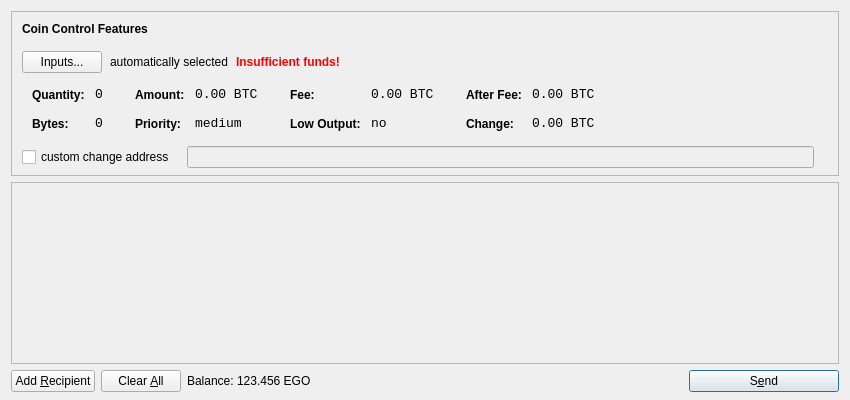
<?xml version="1.0" encoding="UTF-8"?>
<ui version="4.0">
 <class>SendCoinsDialog</class>
 <widget class="QDialog" name="SendCoinsDialog">
  <property name="geometry">
   <rect>
    <x>0</x>
    <y>0</y>
    <width>850</width>
    <height>400</height>
   </rect>
  </property>
  <property name="windowTitle">
   <string>Send Coins</string>
  </property>
  <layout class="QVBoxLayout" name="verticalLayout" stretch="0,1,0">
   <property name="bottomMargin">
    <number>8</number>
   </property>
   <item>
    <widget class="QFrame" name="frameCoinControl">
     <property name="sizePolicy">
      <sizepolicy hsizetype="Expanding" vsizetype="Expanding">
       <horstretch>0</horstretch>
       <verstretch>0</verstretch>
      </sizepolicy>
     </property>
     <property name="maximumSize">
      <size>
       <width>16777215</width>
       <height>16777215</height>
      </size>
     </property>
     <property name="frameShape">
      <enum>QFrame::StyledPanel</enum>
     </property>
     <property name="frameShadow">
      <enum>QFrame::Sunken</enum>
     </property>
     <layout class="QVBoxLayout" name="verticalLayoutCoinControl2">
      <property name="spacing">
       <number>-1</number>
      </property>
      <property name="leftMargin">
       <number>0</number>
      </property>
      <property name="topMargin">
       <number>0</number>
      </property>
      <property name="rightMargin">
       <number>0</number>
      </property>
      <property name="bottomMargin">
       <number>6</number>
      </property>
      <item>
       <layout class="QVBoxLayout" name="verticalLayoutCoinControl" stretch="0,0,0,0,1">
        <property name="spacing">
         <number>0</number>
        </property>
        <property name="leftMargin">
         <number>10</number>
        </property>
        <property name="topMargin">
         <number>10</number>
        </property>
        <item>
         <layout class="QHBoxLayout" name="horizontalLayoutCoinControl1">
          <property name="bottomMargin">
           <number>15</number>
          </property>
          <item>
           <widget class="QLabel" name="labelCoinControlFeatures">
            <property name="sizePolicy">
             <sizepolicy hsizetype="Preferred" vsizetype="Maximum">
              <horstretch>0</horstretch>
              <verstretch>0</verstretch>
             </sizepolicy>
            </property>
            <property name="font">
             <font>
              <weight>75</weight>
              <bold>true</bold>
             </font>
            </property>
            <property name="styleSheet">
             <string notr="true">font-weight:bold;</string>
            </property>
            <property name="text">
             <string>Coin Control Features</string>
            </property>
           </widget>
          </item>
         </layout>
        </item>
        <item>
         <layout class="QHBoxLayout" name="horizontalLayoutCoinControl2" stretch="0,0,0,0">
          <property name="spacing">
           <number>8</number>
          </property>
          <property name="bottomMargin">
           <number>10</number>
          </property>
          <item>
           <widget class="QPushButton" name="pushButtonCoinControl">
            <property name="styleSheet">
             <string notr="true"/>
            </property>
            <property name="text">
             <string>Inputs...</string>
            </property>
           </widget>
          </item>
          <item>
           <widget class="QLabel" name="labelCoinControlAutomaticallySelected">
            <property name="text">
             <string>automatically selected</string>
            </property>
            <property name="margin">
             <number>5</number>
            </property>
           </widget>
          </item>
          <item>
           <widget class="QLabel" name="labelCoinControlInsuffFunds">
            <property name="font">
             <font>
              <weight>75</weight>
              <bold>true</bold>
             </font>
            </property>
            <property name="styleSheet">
             <string notr="true">color:red;font-weight:bold;</string>
            </property>
            <property name="text">
             <string>Insufficient funds!</string>
            </property>
            <property name="margin">
             <number>5</number>
            </property>
           </widget>
          </item>
          <item>
           <spacer name="horizontalSpacerCoinControl">
            <property name="orientation">
             <enum>Qt::Horizontal</enum>
            </property>
            <property name="sizeHint" stdset="0">
             <size>
              <width>40</width>
              <height>1</height>
             </size>
            </property>
           </spacer>
          </item>
         </layout>
        </item>
        <item>
         <widget class="QWidget" name="widgetCoinControl" native="true">
          <property name="sizePolicy">
           <sizepolicy hsizetype="Preferred" vsizetype="Preferred">
            <horstretch>0</horstretch>
            <verstretch>0</verstretch>
           </sizepolicy>
          </property>
          <property name="minimumSize">
           <size>
            <width>0</width>
            <height>0</height>
           </size>
          </property>
          <property name="styleSheet">
           <string notr="true"/>
          </property>
          <layout class="QHBoxLayout" name="horizontalLayoutCoinControl5">
           <property name="margin">
            <number>0</number>
           </property>
           <item>
            <layout class="QHBoxLayout" name="horizontalLayoutCoinControl3" stretch="0,0,0,1">
             <property name="spacing">
              <number>20</number>
             </property>
             <property name="topMargin">
              <number>0</number>
             </property>
             <property name="bottomMargin">
              <number>10</number>
             </property>
             <item>
              <layout class="QFormLayout" name="formLayoutCoinControl1">
               <property name="horizontalSpacing">
                <number>10</number>
               </property>
               <property name="verticalSpacing">
                <number>14</number>
               </property>
               <property name="leftMargin">
                <number>10</number>
               </property>
               <property name="topMargin">
                <number>4</number>
               </property>
               <property name="rightMargin">
                <number>6</number>
               </property>
               <item row="0" column="0">
                <widget class="QLabel" name="labelCoinControlQuantityText">
                 <property name="styleSheet">
                  <string notr="true">font-weight:bold;</string>
                 </property>
                 <property name="text">
                  <string>Quantity:</string>
                 </property>
                 <property name="margin">
                  <number>0</number>
                 </property>
                </widget>
               </item>
               <item row="0" column="1">
                <widget class="QLabel" name="labelCoinControlQuantity">
                 <property name="font">
                  <font>
                   <family>Monospace</family>
                   <pointsize>10</pointsize>
                  </font>
                 </property>
                 <property name="cursor">
                  <cursorShape>IBeamCursor</cursorShape>
                 </property>
                 <property name="contextMenuPolicy">
                  <enum>Qt::ActionsContextMenu</enum>
                 </property>
                 <property name="text">
                  <string notr="true">0</string>
                 </property>
                 <property name="margin">
                  <number>0</number>
                 </property>
                 <property name="textInteractionFlags">
                  <set>Qt::LinksAccessibleByMouse|Qt::TextSelectableByKeyboard|Qt::TextSelectableByMouse</set>
                 </property>
                </widget>
               </item>
               <item row="1" column="0">
                <widget class="QLabel" name="labelCoinControlBytesText">
                 <property name="styleSheet">
                  <string notr="true">font-weight:bold;</string>
                 </property>
                 <property name="text">
                  <string>Bytes:</string>
                 </property>
                </widget>
               </item>
               <item row="1" column="1">
                <widget class="QLabel" name="labelCoinControlBytes">
                 <property name="font">
                  <font>
                   <family>Monospace</family>
                   <pointsize>10</pointsize>
                  </font>
                 </property>
                 <property name="cursor">
                  <cursorShape>IBeamCursor</cursorShape>
                 </property>
                 <property name="contextMenuPolicy">
                  <enum>Qt::ActionsContextMenu</enum>
                 </property>
                 <property name="text">
                  <string notr="true">0</string>
                 </property>
                 <property name="textInteractionFlags">
                  <set>Qt::LinksAccessibleByMouse|Qt::TextSelectableByKeyboard|Qt::TextSelectableByMouse</set>
                 </property>
                </widget>
               </item>
              </layout>
             </item>
             <item>
              <layout class="QFormLayout" name="formLayoutCoinControl2">
               <property name="horizontalSpacing">
                <number>10</number>
               </property>
               <property name="verticalSpacing">
                <number>14</number>
               </property>
               <property name="leftMargin">
                <number>6</number>
               </property>
               <property name="topMargin">
                <number>4</number>
               </property>
               <property name="rightMargin">
                <number>6</number>
               </property>
               <item row="0" column="0">
                <widget class="QLabel" name="labelCoinControlAmountText">
                 <property name="styleSheet">
                  <string notr="true">font-weight:bold;</string>
                 </property>
                 <property name="text">
                  <string>Amount:</string>
                 </property>
                 <property name="margin">
                  <number>0</number>
                 </property>
                </widget>
               </item>
               <item row="0" column="1">
                <widget class="QLabel" name="labelCoinControlAmount">
                 <property name="font">
                  <font>
                   <family>Monospace</family>
                   <pointsize>10</pointsize>
                  </font>
                 </property>
                 <property name="cursor">
                  <cursorShape>IBeamCursor</cursorShape>
                 </property>
                 <property name="contextMenuPolicy">
                  <enum>Qt::ActionsContextMenu</enum>
                 </property>
                 <property name="text">
                  <string notr="true">0.00 BTC</string>
                 </property>
                 <property name="textInteractionFlags">
                  <set>Qt::LinksAccessibleByMouse|Qt::TextSelectableByKeyboard|Qt::TextSelectableByMouse</set>
                 </property>
                </widget>
               </item>
               <item row="1" column="0">
                <widget class="QLabel" name="labelCoinControlPriorityText">
                 <property name="styleSheet">
                  <string notr="true">font-weight:bold;</string>
                 </property>
                 <property name="text">
                  <string>Priority:</string>
                 </property>
                </widget>
               </item>
               <item row="1" column="1">
                <widget class="QLabel" name="labelCoinControlPriority">
                 <property name="font">
                  <font>
                   <family>Monospace</family>
                   <pointsize>10</pointsize>
                  </font>
                 </property>
                 <property name="cursor">
                  <cursorShape>IBeamCursor</cursorShape>
                 </property>
                 <property name="contextMenuPolicy">
                  <enum>Qt::ActionsContextMenu</enum>
                 </property>
                 <property name="text">
                  <string>medium</string>
                 </property>
                 <property name="textInteractionFlags">
                  <set>Qt::LinksAccessibleByMouse|Qt::TextSelectableByKeyboard|Qt::TextSelectableByMouse</set>
                 </property>
                </widget>
               </item>
              </layout>
             </item>
             <item>
              <layout class="QFormLayout" name="formLayoutCoinControl3">
               <property name="horizontalSpacing">
                <number>10</number>
               </property>
               <property name="verticalSpacing">
                <number>14</number>
               </property>
               <property name="leftMargin">
                <number>6</number>
               </property>
               <property name="topMargin">
                <number>4</number>
               </property>
               <property name="rightMargin">
                <number>6</number>
               </property>
               <item row="0" column="0">
                <widget class="QLabel" name="labelCoinControlFeeText">
                 <property name="styleSheet">
                  <string notr="true">font-weight:bold;</string>
                 </property>
                 <property name="text">
                  <string>Fee:</string>
                 </property>
                 <property name="margin">
                  <number>0</number>
                 </property>
                </widget>
               </item>
               <item row="0" column="1">
                <widget class="QLabel" name="labelCoinControlFee">
                 <property name="font">
                  <font>
                   <family>Monospace</family>
                   <pointsize>10</pointsize>
                  </font>
                 </property>
                 <property name="cursor">
                  <cursorShape>IBeamCursor</cursorShape>
                 </property>
                 <property name="contextMenuPolicy">
                  <enum>Qt::ActionsContextMenu</enum>
                 </property>
                 <property name="text">
                  <string notr="true">0.00 BTC</string>
                 </property>
                 <property name="textInteractionFlags">
                  <set>Qt::LinksAccessibleByMouse|Qt::TextSelectableByKeyboard|Qt::TextSelectableByMouse</set>
                 </property>
                </widget>
               </item>
               <item row="1" column="0">
                <widget class="QLabel" name="labelCoinControlLowOutputText">
                 <property name="styleSheet">
                  <string notr="true">font-weight:bold;</string>
                 </property>
                 <property name="text">
                  <string>Low Output:</string>
                 </property>
                </widget>
               </item>
               <item row="1" column="1">
                <widget class="QLabel" name="labelCoinControlLowOutput">
                 <property name="font">
                  <font>
                   <family>Monospace</family>
                   <pointsize>10</pointsize>
                  </font>
                 </property>
                 <property name="cursor">
                  <cursorShape>IBeamCursor</cursorShape>
                 </property>
                 <property name="contextMenuPolicy">
                  <enum>Qt::ActionsContextMenu</enum>
                 </property>
                 <property name="text">
                  <string>no</string>
                 </property>
                 <property name="textInteractionFlags">
                  <set>Qt::LinksAccessibleByMouse|Qt::TextSelectableByKeyboard|Qt::TextSelectableByMouse</set>
                 </property>
                </widget>
               </item>
              </layout>
             </item>
             <item>
              <layout class="QFormLayout" name="formLayoutCoinControl4">
               <property name="horizontalSpacing">
                <number>10</number>
               </property>
               <property name="verticalSpacing">
                <number>14</number>
               </property>
               <property name="leftMargin">
                <number>6</number>
               </property>
               <property name="topMargin">
                <number>4</number>
               </property>
               <property name="rightMargin">
                <number>6</number>
               </property>
               <item row="0" column="0">
                <widget class="QLabel" name="labelCoinControlAfterFeeText">
                 <property name="styleSheet">
                  <string notr="true">font-weight:bold;</string>
                 </property>
                 <property name="text">
                  <string>After Fee:</string>
                 </property>
                 <property name="margin">
                  <number>0</number>
                 </property>
                </widget>
               </item>
               <item row="0" column="1">
                <widget class="QLabel" name="labelCoinControlAfterFee">
                 <property name="font">
                  <font>
                   <family>Monospace</family>
                   <pointsize>10</pointsize>
                  </font>
                 </property>
                 <property name="cursor">
                  <cursorShape>IBeamCursor</cursorShape>
                 </property>
                 <property name="contextMenuPolicy">
                  <enum>Qt::ActionsContextMenu</enum>
                 </property>
                 <property name="text">
                  <string notr="true">0.00 BTC</string>
                 </property>
                 <property name="textInteractionFlags">
                  <set>Qt::LinksAccessibleByMouse|Qt::TextSelectableByKeyboard|Qt::TextSelectableByMouse</set>
                 </property>
                </widget>
               </item>
               <item row="1" column="0">
                <widget class="QLabel" name="labelCoinControlChangeText">
                 <property name="styleSheet">
                  <string notr="true">font-weight:bold;</string>
                 </property>
                 <property name="text">
                  <string>Change:</string>
                 </property>
                </widget>
               </item>
               <item row="1" column="1">
                <widget class="QLabel" name="labelCoinControlChange">
                 <property name="font">
                  <font>
                   <family>Monospace</family>
                   <pointsize>10</pointsize>
                  </font>
                 </property>
                 <property name="cursor">
                  <cursorShape>IBeamCursor</cursorShape>
                 </property>
                 <property name="contextMenuPolicy">
                  <enum>Qt::ActionsContextMenu</enum>
                 </property>
                 <property name="text">
                  <string notr="true">0.00 BTC</string>
                 </property>
                 <property name="textInteractionFlags">
                  <set>Qt::LinksAccessibleByMouse|Qt::TextSelectableByKeyboard|Qt::TextSelectableByMouse</set>
                 </property>
                </widget>
               </item>
              </layout>
             </item>
            </layout>
           </item>
          </layout>
         </widget>
        </item>
        <item>
         <layout class="QHBoxLayout" name="horizontalLayoutCoinControl4" stretch="0,0,0">
          <property name="spacing">
           <number>12</number>
          </property>
          <property name="sizeConstraint">
           <enum>QLayout::SetDefaultConstraint</enum>
          </property>
          <property name="topMargin">
           <number>5</number>
          </property>
          <property name="rightMargin">
           <number>5</number>
          </property>
          <item>
           <widget class="QCheckBox" name="checkBoxCoinControlChange">
            <property name="text">
             <string>custom change address</string>
            </property>
           </widget>
          </item>
          <item>
           <widget class="QLineEdit" name="lineEditCoinControlChange">
            <property name="enabled">
             <bool>false</bool>
            </property>
            <property name="sizePolicy">
             <sizepolicy hsizetype="Expanding" vsizetype="Fixed">
              <horstretch>0</horstretch>
              <verstretch>0</verstretch>
             </sizepolicy>
            </property>
           </widget>
          </item>
          <item>
           <widget class="QLabel" name="labelCoinControlChangeLabel">
            <property name="sizePolicy">
             <sizepolicy hsizetype="Preferred" vsizetype="Expanding">
              <horstretch>0</horstretch>
              <verstretch>0</verstretch>
             </sizepolicy>
            </property>
            <property name="minimumSize">
             <size>
              <width>0</width>
              <height>0</height>
             </size>
            </property>
            <property name="text">
             <string/>
            </property>
            <property name="margin">
             <number>3</number>
            </property>
           </widget>
          </item>
         </layout>
        </item>
        <item>
         <spacer name="verticalSpacerCoinControl">
          <property name="orientation">
           <enum>Qt::Vertical</enum>
          </property>
          <property name="sizeHint" stdset="0">
           <size>
            <width>800</width>
            <height>1</height>
           </size>
          </property>
         </spacer>
        </item>
       </layout>
      </item>
     </layout>
    </widget>
   </item>
   <item>
    <widget class="QScrollArea" name="scrollArea">
     <property name="widgetResizable">
      <bool>true</bool>
     </property>
     <widget class="QWidget" name="scrollAreaWidgetContents">
      <property name="geometry">
       <rect>
        <x>0</x>
        <y>0</y>
        <width>830</width>
        <height>165</height>
       </rect>
      </property>
      <layout class="QVBoxLayout" name="verticalLayout_2">
       <property name="margin">
        <number>0</number>
       </property>
       <item>
        <layout class="QVBoxLayout" name="entries">
         <property name="spacing">
          <number>6</number>
         </property>
        </layout>
       </item>
       <item>
        <spacer name="verticalSpacer">
         <property name="orientation">
          <enum>Qt::Vertical</enum>
         </property>
         <property name="sizeHint" stdset="0">
          <size>
           <width>20</width>
           <height>40</height>
          </size>
         </property>
        </spacer>
       </item>
      </layout>
     </widget>
    </widget>
   </item>
   <item>
    <layout class="QHBoxLayout" name="horizontalLayout">
     <item>
      <widget class="QPushButton" name="addButton">
       <property name="toolTip">
        <string>Send to multiple recipients at once</string>
       </property>
       <property name="text">
        <string>Add &amp;Recipient</string>
       </property>
       <property name="icon">
        <iconset resource="../bitcoin.qrc">
         <normaloff>:/icons/add</normaloff>:/icons/add</iconset>
       </property>
       <property name="autoDefault">
        <bool>false</bool>
       </property>
      </widget>
     </item>
     <item>
      <widget class="QPushButton" name="clearButton">
       <property name="sizePolicy">
        <sizepolicy hsizetype="Minimum" vsizetype="Fixed">
         <horstretch>0</horstretch>
         <verstretch>0</verstretch>
        </sizepolicy>
       </property>
       <property name="toolTip">
        <string>Remove all transaction fields</string>
       </property>
       <property name="text">
        <string>Clear &amp;All</string>
       </property>
       <property name="icon">
        <iconset resource="../bitcoin.qrc">
         <normaloff>:/icons/remove</normaloff>:/icons/remove</iconset>
       </property>
       <property name="autoRepeatDelay">
        <number>300</number>
       </property>
       <property name="autoDefault">
        <bool>false</bool>
       </property>
      </widget>
     </item>
     <item>
      <layout class="QHBoxLayout" name="horizontalLayout_2">
       <property name="spacing">
        <number>3</number>
       </property>
       <item>
        <widget class="QLabel" name="label">
         <property name="text">
          <string>Balance:</string>
         </property>
        </widget>
       </item>
       <item>
        <widget class="QLabel" name="labelBalance">
         <property name="cursor">
          <cursorShape>IBeamCursor</cursorShape>
         </property>
         <property name="text">
          <string>123.456 EGO</string>
         </property>
         <property name="textInteractionFlags">
          <set>Qt::LinksAccessibleByMouse|Qt::TextSelectableByKeyboard|Qt::TextSelectableByMouse</set>
         </property>
        </widget>
       </item>
      </layout>
     </item>
     <item>
      <spacer name="horizontalSpacer">
       <property name="orientation">
        <enum>Qt::Horizontal</enum>
       </property>
       <property name="sizeHint" stdset="0">
        <size>
         <width>40</width>
         <height>20</height>
        </size>
       </property>
      </spacer>
     </item>
     <item>
      <widget class="QPushButton" name="sendButton">
       <property name="minimumSize">
        <size>
         <width>150</width>
         <height>0</height>
        </size>
       </property>
       <property name="toolTip">
        <string>Confirm the send action</string>
       </property>
       <property name="text">
        <string>S&amp;end</string>
       </property>
       <property name="icon">
        <iconset resource="../bitcoin.qrc">
         <normaloff>:/icons/send</normaloff>:/icons/send</iconset>
       </property>
       <property name="default">
        <bool>true</bool>
       </property>
      </widget>
     </item>
    </layout>
   </item>
  </layout>
 </widget>
 <resources>
  <include location="../bitcoin.qrc"/>
 </resources>
 <connections/>
</ui>
